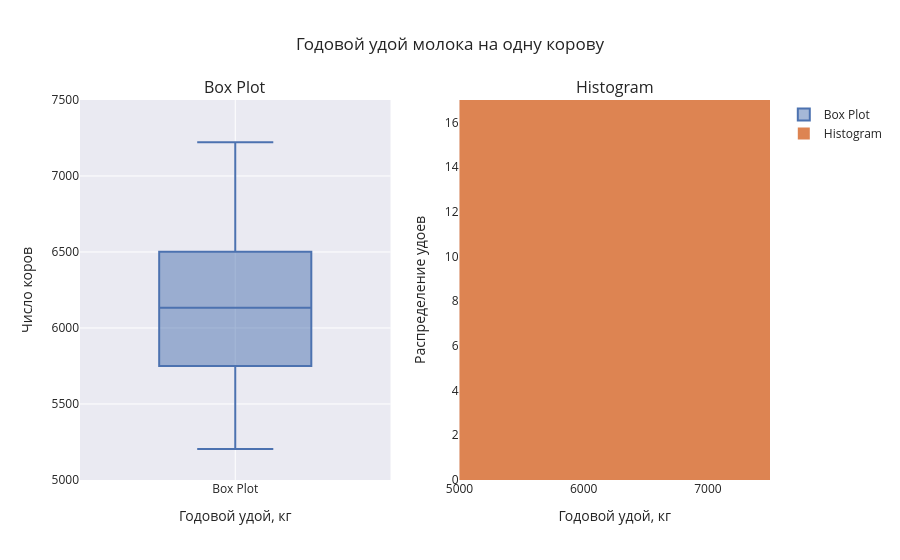

The notebook cell saved with this chart:
### Code cell
fig = get_histogram_boxplot(
    farm_data['milk_yield'], 
    'Годовой удой молока на одну корову', 
    bins=200
)

fig.update_layout(
    xaxis_title="Годовой удой, кг",
    yaxis_title="Число коров",

    xaxis2_title="Годовой удой, кг",
    yaxis2_title="Распределение удоев",
    
    yaxis=dict(range=[5000, 7500]),  
    xaxis2=dict(range=[5000, 7500]),   
    yaxis2=dict(range=[0, 17]),        
)

fig.show()

### Figure 1 — Plotly figure (JSON) as saved in the notebook; plotly's stock layout.template omitted (floating-point values rounded to 4 significant figures; data arrays with more than 128 entries replaced by an {"elided": "..."} marker saying what was removed)
{"data": [{"name": "Box Plot", "type": "box", "xaxis": "x", "y": {"elided": "629 int values"}, "yaxis": "y"}, {"name": "Histogram", "nbinsx": 200, "type": "histogram", "x": {"elided": "629 int values"}, "xaxis": "x2", "yaxis": "y2"}], "layout": {"annotations": [{"font": {"size": 16}, "showarrow": false, "text": "Box Plot", "x": 0.225, "xanchor": "center", "xref": "paper", "y": 1, "yanchor": "bottom", "yref": "paper"}, {"font": {"size": 16}, "showarrow": false, "text": "Histogram", "x": 0.775, "xanchor": "center", "xref": "paper", "y": 1, "yanchor": "bottom", "yref": "paper"}], "title": {"text": "Годовой удой молока на одну корову"}, "xaxis": {"anchor": "y", "domain": [0, 0.45], "title": {"text": "Годовой удой, кг"}}, "xaxis2": {"anchor": "y2", "domain": [0.55, 1], "range": [5000, 7500], "title": {"text": "Годовой удой, кг"}}, "yaxis": {"anchor": "x", "domain": [0, 1], "range": [5000, 7500], "title": {"text": "Число коров"}}, "yaxis2": {"anchor": "x2", "domain": [0, 1], "range": [0, 17], "title": {"text": "Распределение удоев"}}}}
